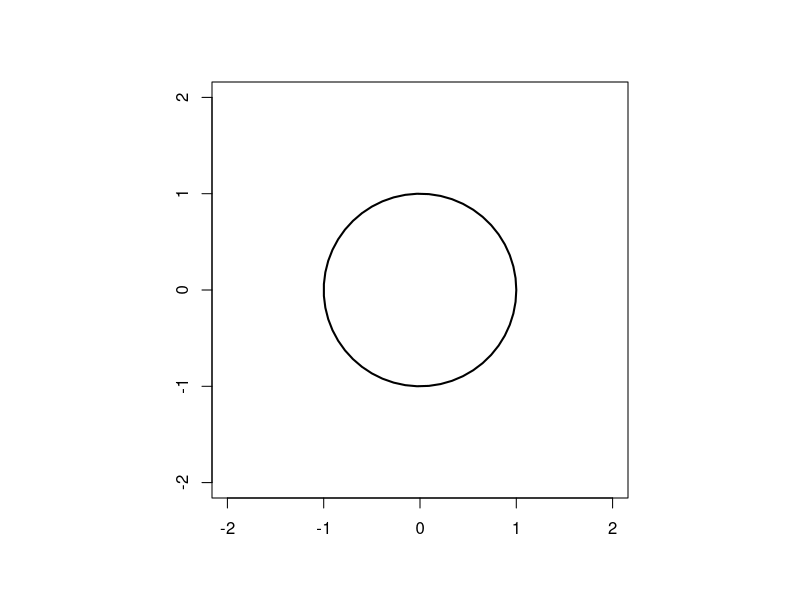
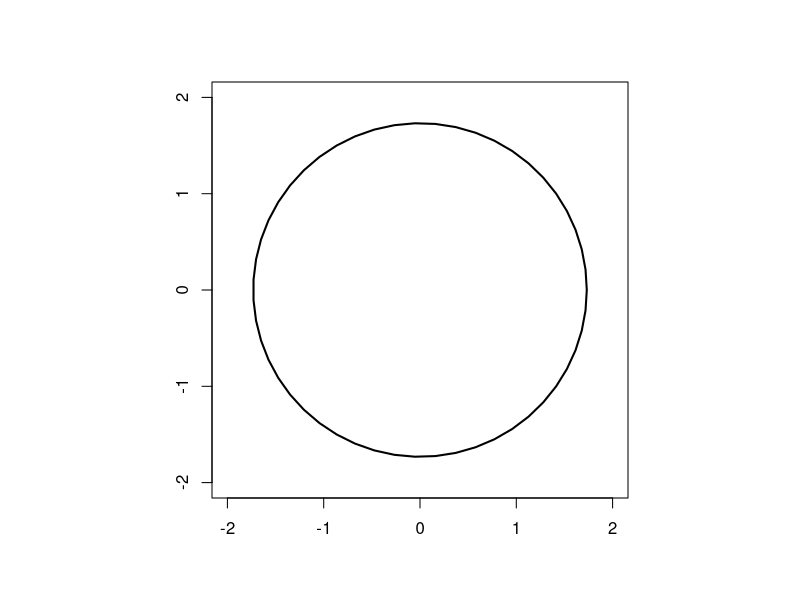
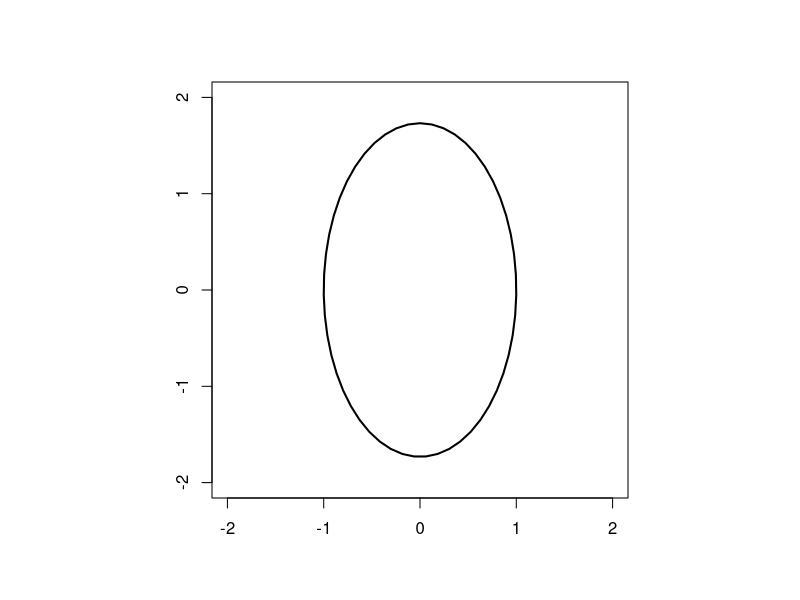
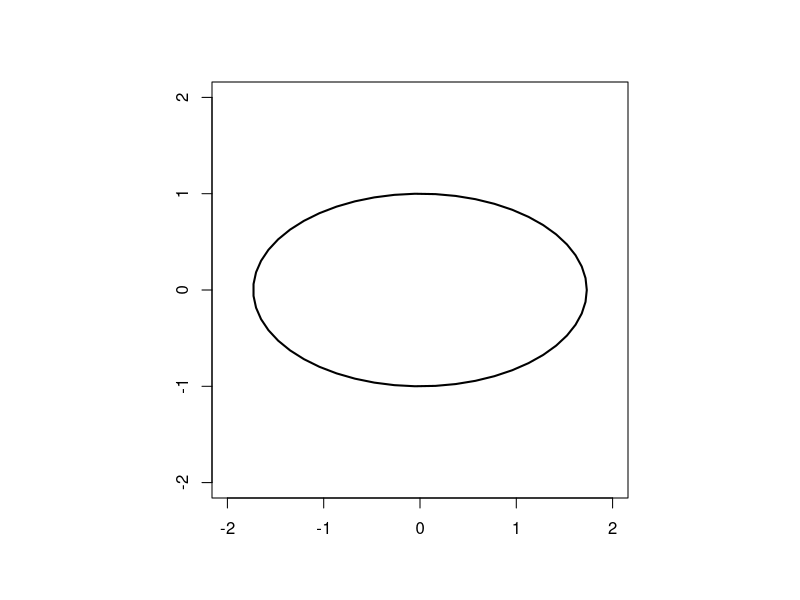
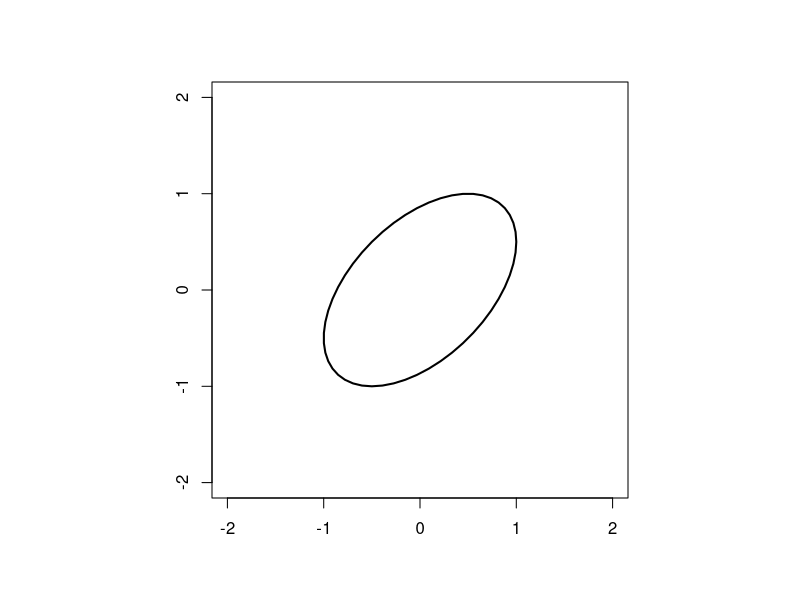
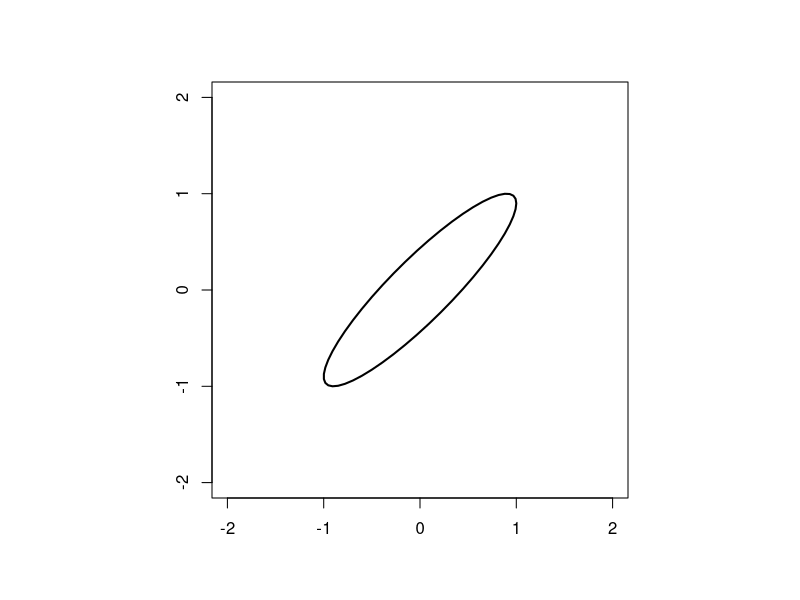
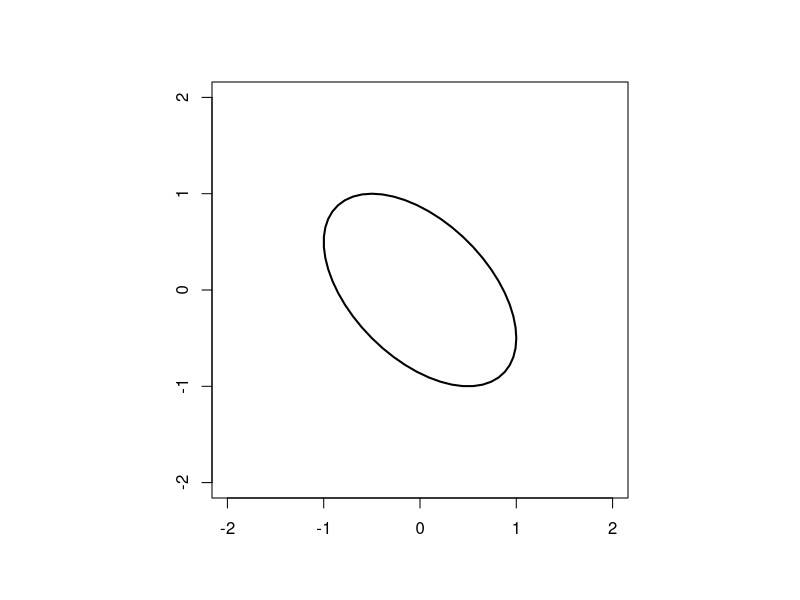
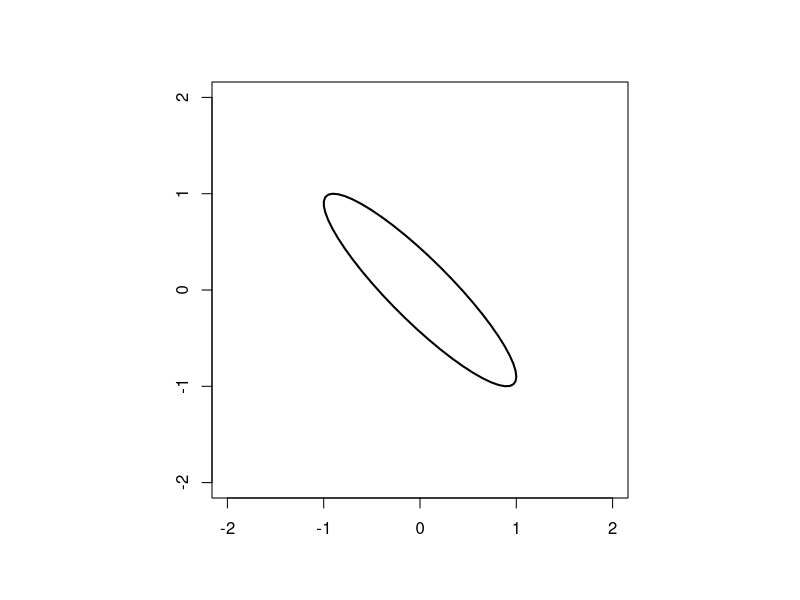

These figures' R source, in order:
## ---- chunk 1
knitr::opts_chunk$set(echo = TRUE)
## ---- chunk 2
library(car)
data(Duncan)
## ---- chunk 3
par(pty="s")
Alist <- list(diag(2), 3 * diag(2), diag(c(1,3)), diag(c(3,1)),
              matrix(c(1,0.5,0.5,1), 2),
              matrix(c(1,0.9,0.9,1), 2),
              matrix(c(1,-0.5,-0.5,1), 2),
              matrix(c(1,-0.9,-0.9,1), 2))
for (A in Alist) {
  plot(1, type="n", xlim=c(-2,2), ylim=c(-2,2), ylab="", xlab="")
  ellipse(c(0,0), shape=A, radius=1, center.cex=0, col=1)
}
## ---- chunk 4
head(Duncan)
## ---- chunk 5
mod <- lm(prestige ~ income + education, data=Duncan)
X <- cbind(1, Duncan[,c("income", "education")])
X <- unname(as.matrix(X))
hat(X) # hat function gives leverage values

# manually computing hat values
H <- X %*% solve(t(X) %*% X) %*% t(X)
diag(H)
## ---- chunk 6
lev <- diag(H)
n <- dim(Duncan)[1]
p <- 2
plot(1:n, lev)
## ---- chunk 7
lev.sorted <- sort(lev, decreasing=T, index.return=T)
lev.sorted$x[1:3]
rownames(Duncan)[lev.sorted$ix[1:3]]
plot(1:n, lev)
for(i in lev.sorted$ix[1:3]) {
  text(i, lev[i]-0.02, rownames(Duncan)[i])
}
hbar <- (p+1)/n
abline(h=2*hbar, lty=2)
abline(h=3*hbar, lty=2)

plot(Duncan$education, Duncan$income, xlim=c(-20, 120), ylim=c(-40, 120), xlab="education", ylab="income")
i = lev.sorted$ix[1]
text(Duncan$education[i]-20, Duncan$income[i], rownames(Duncan)[i], cex=0.8)
i = lev.sorted$ix[2]
text(Duncan$education[i]-20, Duncan$income[i], rownames(Duncan)[i], cex=0.8)
i = lev.sorted$ix[3]
text(Duncan$education[i]+20, Duncan$income[i], rownames(Duncan)[i], cex=0.8)
centroid <- c(mean(Duncan$education), mean(Duncan$income))
points(centroid[1], centroid[2], pch=15)
Xstar <- scale(X[,2:3], scale=F) # centering columns
A <- (t(Xstar) %*% Xstar)
ellipse(centroid, shape=A, radius=sqrt(2*hbar - 1/n), col=1, lty=2, center.cex=0)
ellipse(centroid, shape=A, radius=sqrt(3*hbar - 1/n), col=1, lty=2, center.cex=0)
## ---- chunk 8
avPlot(mod, "income", id.method="x", id.n=3)
avPlot(mod, "education", id.method="x", id.n=3)
## ---- chunk 9
coef(mod)
rownames(Duncan)[lev.sorted$ix[1:3]]
Duncan_del <- Duncan[-lev.sorted$ix[2:3],]
mod_del <- lm(prestige ~ income + education, data=Duncan_del)
coef(mod_del)
avPlot(mod_del, "income", id.method="x", id.n=1)
avPlot(mod_del, "education", id.method="x", id.n=1)
## ---- chunk 10
data("SLID")
SLID <- na.omit(SLID)
mod <- lm(log(wages) ~ sex + age + education, data=SLID)
coef(mod)
summary(mod)$r.squared
crPlot(mod, variable="age")
crPlot(mod, variable="education")
## ---- chunk 11
mod2 <- lm(log(wages) ~ sex + age + I(age^2) + I(education^2), data=SLID)
coef(mod2)
summary(mod2)$r.squared
#crPlot(mod2, variable="age")
crPlot(mod2, variable="I(education^2)")
